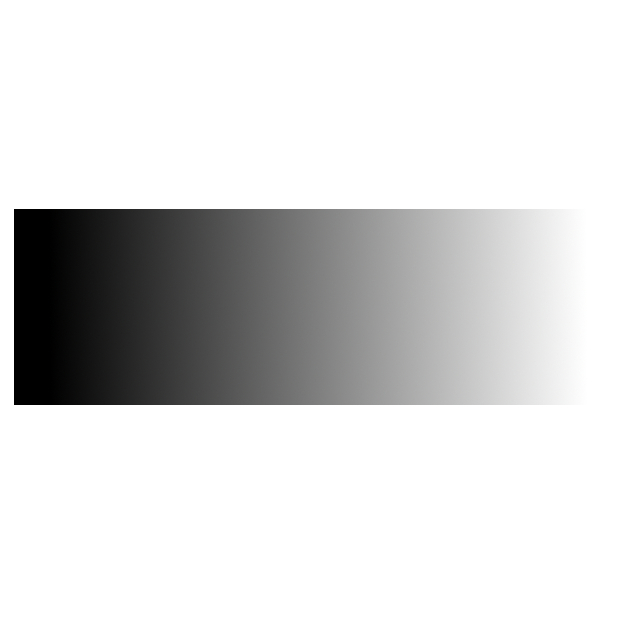
#> input picture test.jpg, 640 x 640 px
$ python hatching_tb.py   (Python 2 division)
#> lines starting #> are read from the running program, lines starting #| are printed output that depends on the picture; after the words box and inside, x2 and y2 are one past the last pixel; in counts of white or black regions, pixels touching at a corner belong together
#
# line segment intersection using vectors
# see Computer Graphics by F.S. Hill
#

import cv2
from numpy import *
import random

#######################################################################
def perp( a ) :
    b = empty_like(a)
    b[0] = -a[1]
    b[1] = a[0]
    return b

# line segment a given by endpoints a1, a2
# line segment b given by endpoints b1, b2
# return
def seg_intersect(a1,a2, b1,b2) :
    flag=1
    if a1[1]>a2[1]:
        if b1[1]>a1[1] or b1[1]<a2[1]:
            flag=0 #no intersection
    if a1[1]<=a2[1]:
        if b1[1]<a1[1] or b1[1]>a2[1]:
            flag=0 #no intersection


    da = a2-a1
    db = b2-b1
    dp = a1-b1
    dap = perp(da)
    denom = dot( dap, db)
    num = dot( dap, dp )
    if denom.astype(float)==0:
        temp=0.000001
    else:
        temp=denom.astype(float)
    return flag, (num / temp)*db + b1

#########################################################################

def rotateImage(image, angle):
  image_center = tuple(array(image.shape[1::-1]) / 2)
  rot_mat = cv2.getRotationMatrix2D(image_center, angle, 1.0)
  result = cv2.warpAffine(image, rot_mat, image.shape[1::-1], flags=cv2.INTER_NEAREST )
  return result


#########################################################################

def hatching( input_img,line_space,line_angle ) :
    inters_array=[]
    inters_array_sorted_list=[]
    global blank_image
    height, width= input_img.shape
    temp_image = zeros((height, width,3), uint8)
    temp_image[:]=(255,255,255)

    hatch_img=rotateImage(input_img, line_angle)
    contours,hierarchy = cv2.findContours(hatch_img, 1, 2)


    print len(contours)
    for cnt in contours:
        area = cv2.contourArea(cnt)
        if area>20:

            polygon= cv2.approxPolyDP(cnt,3,True)

        #for loop in polygon array and drawing
        #for polygon in polygon_sel:
            point_last=polygon[len(polygon)-1]

            if len(polygon)>3:
                    for points in polygon:
                        cv2.line(temp_image, (int(points[0][0]), int(points[0][1])), \
                                 (int(point_last[0][0]), int(point_last[0][1])), (0,0,0), 1)
                        point_last=points

    #create and draw scan line
    for scan_y in range(0,height/line_space):
        h1 = array( [0.0, scan_y*line_space] )
        h2 = array( [width, scan_y*line_space] )

        #for loop in polygon array and find intersections

        for cnt in contours:
            area = cv2.contourArea(cnt)
            if area>20:
                polygon= cv2.approxPolyDP(cnt,3,True)

                point_last=polygon[len(polygon)-1]
                for points in polygon:
                    # [11 lines of commented-out code are left out]


                    p1_x = (points[0][0])
                    p1_y = (points[0][1])
                    p2_x = (point_last[0][0])
                    p2_y = (point_last[0][1])

                    h1_x = (h1[0])
                    h1_y = (h1[1])
                    h2_x = (h2[0])
                    h2_y = (h2[1])

                    if p1_y!=p2_y:

                            ex, inters_point= seg_intersect(array([p1_x, p1_y]), array([p2_x, p2_y]),\
                                                            array([h1_x,h1_y]),array([h2_x,h2_y]))

                            if ex==1:# add to array if intersect
                                inters_array.append(inters_point)

                    point_last=points

        inters_array_sorted=sorted(inters_array,key=lambda l:l[0])
        inters_num=len(inters_array)
        count=0

        inters_array_sorted_list=list(inters_array_sorted)

        #print "before",inters_num

        if inters_num%2==1:
                #print "eme....",inters_array_sorted_list[3][0]
                offset=0
                for p in range(1,inters_num):
                        if abs(inters_array_sorted_list[p-offset][0]-inters_array_sorted_list[p-1-offset][0])<0.00001:
                                #print p
                                #print "before inters", inters_array_sorted_list
                                #print "pop", inters_array_sorted_list[p-offset]
                                inters_array_sorted_list.pop(p-1-offset)
                                #print "after inters", inters_array_sorted_list   ######################
                                offset=offset+1
                                #break

            #print "list",inters_array_sorted_list

        inters_num=len(inters_array_sorted_list)
        #print "after",inters_num
        #count=0
        if inters_num>1 and inters_num%2==0:
            #print inters_array_sorted
            #hatching_point_last=inters_array_sorted[len(inters_array_sorted)-1]
            while count < inters_num-1:
                if count%2==0:
                                        line_color=(0,0,0)
                else:
                    line_color=(255,255,255)
                cv2.line(temp_image, (int(inters_array_sorted_list[count][0]), \
                                       int(inters_array_sorted_list[count][1])), \
                                      (int(inters_array_sorted_list[count+1][0]), \
                                       int(inters_array_sorted_list[count+1][1])), line_color, 1)

                #print count
                count=count+1

            #print inters_array_sorted[0]

        #elif inters_num>1 and inters_num%2==1:# some points are at the same position  ##########################
            #print inters_array_sorted

        #print inters_num,"......................................"
        inters_array=[]
        inters_array_sorted_list=[]

    temp_image=rotateImage(temp_image, -line_angle)
    blank_image = cv2.multiply(blank_image, temp_image)


##########################################################################
inters_xpos_array=[]
#inters_array=[]

img = cv2.imread('test.jpg',0)
#> img: shape (640, 640); min 0, max 255, mean 217.8

#img = cv2.cvtColor(img, cv2.COLOR_BGR2GRAY)
cv2.equalizeHist(img)

cv2.imshow("img",img)

# [6 lines of commented-out code are left out]

blur = cv2.blur(img,(3,3))
height, width= img.shape
#> height = 640; width = 640

blur = cv2.bitwise_not(blur)


blank_image = zeros((height,width,3), uint8)
blank_image[:]=(255,255,255)


#ret,thresh = cv2.threshold(blur,100,255,0)
#hatching( thresh,2,45)

##############################################
ret,thresh = cv2.threshold(blur,5,255,0)
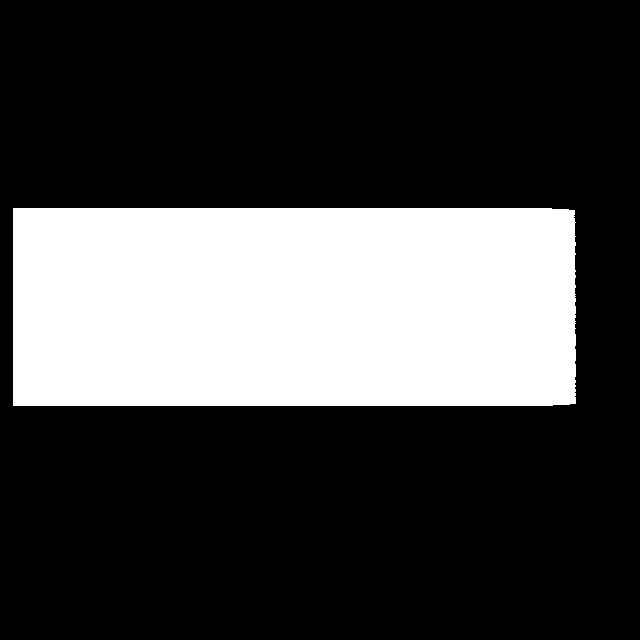
#> thresh: shape (640, 640); 27.2% white; 1 white region
hatching( thresh,1500,0)
#> in hatching, `contours,hierarchy = cv2.findContours(hatch_img, 1, 2)`: contours = 1 contour; box (x1, y1, x2, y2) and area: (13, 208, 576, 406) 110552
#| 1
#> the loop in hatching, `for cnt in contours:` made 1 pass
#> (area, polygon) on pass 1: (110551.5, [[13, 208], [13, 405], [575, 403], [574, 210]])
#> after the loop in hatching, `for cnt in contours:`: temp_image: shape (640, 640, 3); 99.6% white; black in thin lines or dots, all inside (x1, y1, x2, y2) = (13, 208, 576, 406)

ret,thresh = cv2.threshold(blur,35,255,0)
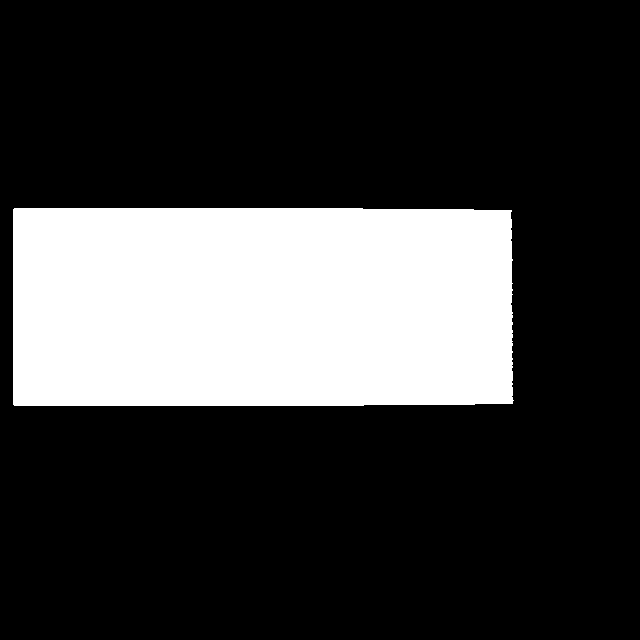
#> thresh: shape (640, 640); 24% white; 1 white region, box (x1, y1, x2, y2) and area: (13, 208, 514, 406) 98478
#cv2.imshow("bin",thresh)
hatching( thresh,6,13)
#> in rotateImage (call 3), `result = cv2.warpAffine(image, rot_mat, image.shape[1::-1], flags=cv2...`: result: shape (640, 640); 24% white; 1 white region
#> in hatching (call 2), `contours,hierarchy = cv2.findContours(hatch_img, 1, 2)`: contours = 1 contour; box (x1, y1, x2, y2) and area: (0, 170, 527, 473) 97741
#| 1
#> the loop in hatching (call 2), `for cnt in contours:` made 1 pass
#> area on pass 1: 97741
#> after the loop in hatching (call 2), `for cnt in contours:`: temp_image: shape (640, 640, 3); 99.7% white; black in thin lines or dots, all inside (x1, y1, x2, y2) = (0, 171, 527, 472)
#> in rotateImage (call 4), `result = cv2.warpAffine(image, rot_mat, image.shape[1::-1], flags=cv2...`: result: shape (640, 640, 3); 86.7% white; 22 black regions (12 under 20 px), largest, box (x1, y1, x2, y2) and area: (0, 0, 514, 405) 19556, (0, 575, 282, 640) 9317, (575, 359, 640, 640) 9252
#> in hatching (call 2), `blank_image = cv2.multiply(blank_image, temp_image)`: blank_image: shape (640, 640, 3); 86.5% white; 4 black regions, box (x1, y1, x2, y2) and area: (0, 0, 576, 406) 27645, (0, 575, 282, 640) 9317, (575, 359, 640, 640) 9252, (359, 0, 640, 65) 9249

#ret,thresh = cv2.threshold(blur,45,255,0)
#cv2.imshow("bin",thresh)
#hatching( thresh,6,23 )

ret,thresh = cv2.threshold(blur,65,255,0)
#> thresh: shape (640, 640); 20.9% white; 1 white region, box (x1, y1, x2, y2) and area: (13, 208, 450, 406) 85645
#cv2.imshow("bin",thresh)
hatching( thresh,5,20)
#> in rotateImage (call 5), `result = cv2.warpAffine(image, rot_mat, image.shape[1::-1], flags=cv2...`: result: shape (640, 640); 20.9% white; 1 white region, box (x1, y1, x2, y2) and area: (0, 173, 471, 505) 85574
#| 1
#> after the loop in hatching (call 3), `for cnt in contours:`: temp_image: shape (640, 640, 3); 99.7% white; black in thin lines or dots, all inside (x1, y1, x2, y2) = (0, 173, 471, 504)
#> in rotateImage (call 6), `result = cv2.warpAffine(image, rot_mat, image.shape[1::-1], flags=cv2...`: result: shape (640, 640, 3); 83.3% white; 48 black regions (29 under 20 px), largest, box (x1, y1, x2, y2) and area: (0, 0, 451, 390) 17594, (0, 544, 263, 640) 12699, (544, 378, 640, 640) 12603
#> in hatching (call 3), `blank_image = cv2.multiply(blank_image, temp_image)`: blank_image: shape (640, 640, 3); 79.5% white; 4 black regions, box (x1, y1, x2, y2) and area: (0, 0, 576, 406) 45566, (0, 544, 282, 640) 12824, (544, 359, 640, 640) 12728, (359, 0, 640, 96) 12712

ret,thresh = cv2.threshold(blur,100,255,0)
#> thresh: shape (640, 640); 17.2% white; 1 white region, box (x1, y1, x2, y2) and area: (14, 209, 377, 405) 70619
#cv2.imshow("bin1",thresh)
hatching( thresh,4,-20 )
#> in rotateImage (call 7), `result = cv2.warpAffine(image, rot_mat, image.shape[1::-1], flags=cv2...`:
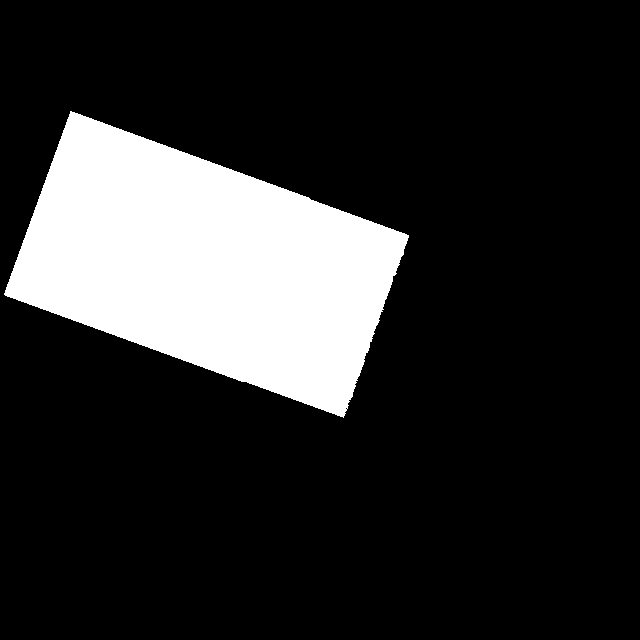
#> result: shape (640, 640); 17.2% white; 1 white region, box (x1, y1, x2, y2) and area: (4, 111, 409, 418) 70625
#| 2
#> after the loop in hatching (call 4), `for cnt in contours:`: temp_image: shape (640, 640, 3); 99.7% white; black in thin lines or dots, all inside (x1, y1, x2, y2) = (4, 111, 409, 418)
#> in rotateImage (call 8), `result = cv2.warpAffine(image, rot_mat, image.shape[1::-1], flags=cv2...`: result: shape (640, 640, 3); 83.2% white; 31 black regions (13 under 20 px), largest, box (x1, y1, x2, y2) and area: (544, 0, 640, 263) 12699, (0, 0, 263, 96) 12683, (378, 544, 640, 640) 12603
#> in hatching (call 4), `blank_image = cv2.multiply(blank_image, temp_image)`: blank_image: shape (640, 640, 3); 70.9% white; 4 black regions, box (x1, y1, x2, y2) and area: (0, 0, 576, 406) 63292, (359, 0, 640, 263) 18662, (0, 378, 282, 640) 18662, (378, 359, 640, 640) 18605
#blank_image=rotateImage(blank_image, 25)

ret,thresh = cv2.threshold(blur,130,255,0)
#> thresh: shape (640, 640); 14.2% white; 1 white region, box (x1, y1, x2, y2) and area: (14, 209, 314, 405) 58166
#cv2.imshow("bin2",thresh)
hatching( thresh,4,-15 )
#> in rotateImage (call 9), `result = cv2.warpAffine(image, rot_mat, image.shape[1::-1], flags=cv2...`: result: shape (640, 640); 14.2% white; 1 white region, box (x1, y1, x2, y2) and area: (3, 134, 341, 399) 58166
#| 1
#> after the loop in hatching (call 5), `for cnt in contours:`: temp_image: shape (640, 640, 3); 99.8% white; black in thin lines or dots, all inside (x1, y1, x2, y2) = (3, 134, 341, 399)
#> in rotateImage (call 10), `result = cv2.warpAffine(image, rot_mat, image.shape[1::-1], flags=cv2...`: result: shape (640, 640, 3); 86.2% white; 13 black regions (7 under 20 px), largest, box (x1, y1, x2, y2) and area: (13, 210, 314, 405) 12937, (566, 0, 640, 277) 10387, (0, 0, 276, 74) 10376, (364, 566, 640, 640) 10313, (0, 365, 74, 640) 10302, (14, 209, 253, 276) 2266
#> in hatching (call 5), `blank_image = cv2.multiply(blank_image, temp_image)`: blank_image: shape (640, 640, 3); 69% white; 4 black regions, box (x1, y1, x2, y2) and area: (0, 0, 576, 406) 70730, (0, 365, 282, 640) 18766, (359, 0, 640, 277) 18765, (364, 359, 640, 640) 18708
#blank_image=rotateImage(blank_image, 35)

ret,thresh = cv2.threshold(blur,160,255,0)
#> thresh: shape (640, 640); 11.2% white; 1 white region, box (x1, y1, x2, y2) and area: (14, 209, 251, 405) 45723
#cv2.imshow("bin2",thresh)
hatching( thresh,3,-5 )
#> in rotateImage (call 11), `result = cv2.warpAffine(image, rot_mat, image.shape[1::-1], flags=cv2...`: result: shape (640, 640); 11.2% white; 1 white region, box (x1, y1, x2, y2) and area: (8, 183, 259, 397) 45722
#| 1
#> the loop in hatching (call 6), `for cnt in contours:` made 1 pass
#> after the loop in hatching (call 6), `for cnt in contours:`: temp_image: shape (640, 640, 3); 99.8% white; black in thin lines or dots, all inside (x1, y1, x2, y2) = (9, 184, 258, 397)
#> after the loop in hatching (call 6), `for scan_y in range(0,height/line_space):`:
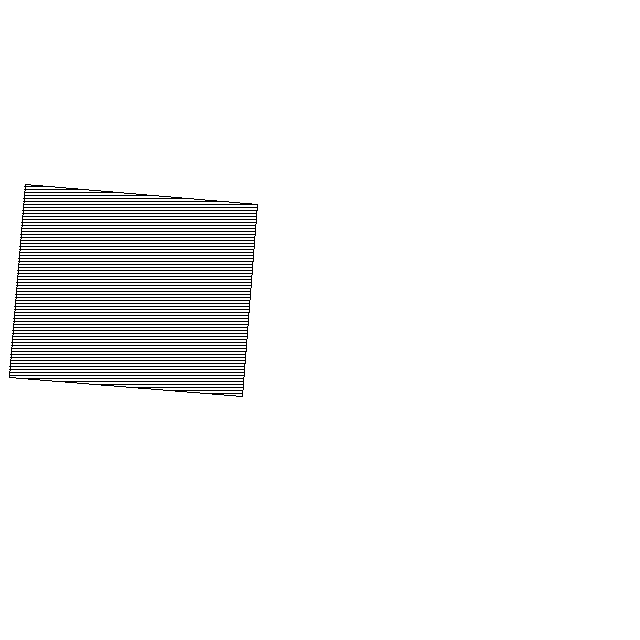
#> temp_image: shape (640, 640, 3); 96.2% white; black in thin lines or dots, all inside (x1, y1, x2, y2) = (9, 184, 258, 397)
#> in rotateImage (call 12), `result = cv2.warpAffine(image, rot_mat, image.shape[1::-1], flags=cv2...`: result: shape (640, 640, 3); 92.2% white; 5 black regions, box (x1, y1, x2, y2) and area: (13, 209, 250, 405) 15760, (613, 0, 640, 301) 4112, (0, 0, 301, 27) 4108, (340, 613, 640, 640) 4085, (0, 340, 27, 640) 4081
#> in hatching (call 6), `blank_image = cv2.multiply(blank_image, temp_image)`: blank_image: shape (640, 640, 3); 67.6% white; 4 black regions, box (x1, y1, x2, y2) and area: (0, 0, 576, 406) 76462, (0, 340, 282, 640) 18817, (359, 0, 640, 301) 18816, (340, 359, 640, 640) 18759
#blank_image=rotateImage(blank_image, 35)

ret,thresh = cv2.threshold(blur,200,255,0)
#> thresh: shape (640, 640); 7.1% white; 1 white region, box (x1, y1, x2, y2) and area: (15, 210, 166, 404) 29078
#cv2.imshow("bin2",thresh)
hatching( thresh,2,8)
#> in rotateImage (call 13), `result = cv2.warpAffine(image, rot_mat, image.shape[1::-1], flags=cv2...`: result: shape (640, 640); 7.1% white; 1 white region, box (x1, y1, x2, y2) and area: (3, 233, 179, 446) 29077
#| 1
#> the loop in hatching (call 7), `for cnt in contours:` made 1 pass
#> after the loop in hatching (call 7), `for cnt in contours:`: temp_image: shape (640, 640, 3); 99.8% white; black in thin lines or dots, all inside (x1, y1, x2, y2) = (3, 233, 178, 446)
#> after the loop in hatching (call 7), `for scan_y in range(0,height/line_space):`:
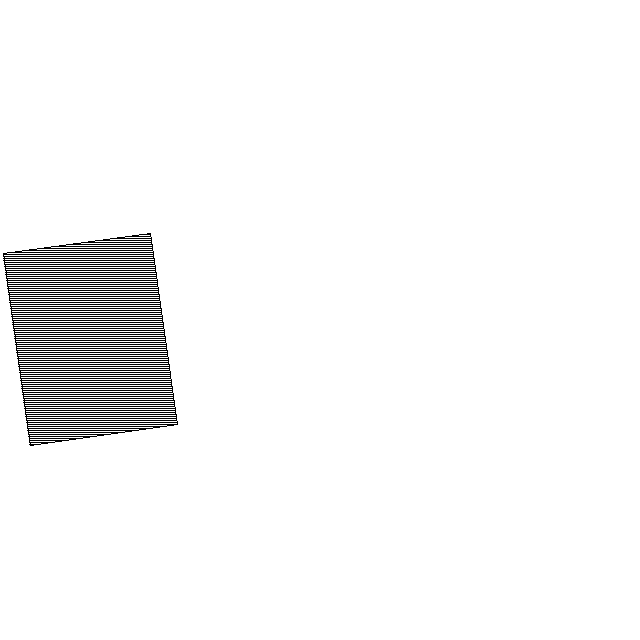
#> temp_image: shape (640, 640, 3); 96.4% white; black in thin lines or dots, all inside (x1, y1, x2, y2) = (3, 233, 178, 446)
#> in rotateImage (call 14), `result = cv2.warpAffine(image, rot_mat, image.shape[1::-1], flags=cv2...`: result: shape (640, 640, 3); 90.3% white; 5 black regions, box (x1, y1, x2, y2) and area: (14, 209, 165, 405) 14906, (0, 598, 295, 640) 6246, (0, 0, 42, 295) 6243, (598, 346, 640, 640) 6204, (346, 0, 640, 42) 6201
#> in hatching (call 7), `blank_image = cv2.multiply(blank_image, temp_image)`: blank_image: shape (640, 640, 3); 66.6% white; 4 black regions, box (x1, y1, x2, y2) and area: (0, 0, 576, 406) 80157, (346, 0, 640, 301) 18852, (0, 340, 295, 640) 18851, (340, 346, 640, 640) 18793

ret,thresh = cv2.threshold(blur,220,255,0)
#> thresh: shape (640, 640); 5.1% white; 1 white region, box (x1, y1, x2, y2) and area: (15, 210, 124, 404) 20904
#cv2.imshow("bin2",thresh)
hatching( thresh,2,-35)
#> in rotateImage (call 15), `result = cv2.warpAffine(image, rot_mat, image.shape[1::-1], flags=cv2...`: result: shape (640, 640); 5.1% white; 1 white region, box (x1, y1, x2, y2) and area: (22, 55, 222, 276) 20910
#| 1
#> the loop in hatching (call 8), `for cnt in contours:` made 1 pass
#> after the loop in hatching (call 8), `for cnt in contours:`: temp_image: shape (640, 640, 3); 99.9% white; black in thin lines or dots, all inside (x1, y1, x2, y2) = (22, 55, 222, 276)
#> after the loop in hatching (call 8), `for scan_y in range(0,height/line_space):`:
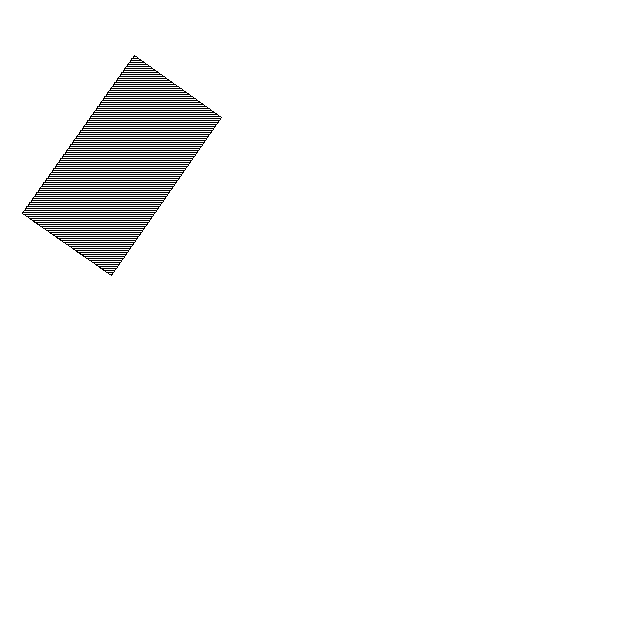
#> temp_image: shape (640, 640, 3); 97.4% white; black in thin lines or dots, all inside (x1, y1, x2, y2) = (22, 55, 222, 276)
#> in rotateImage (call 16), `result = cv2.warpAffine(image, rot_mat, image.shape[1::-1], flags=cv2...`: result: shape (640, 640, 3); 80.9% white; 5 black regions, box (x1, y1, x2, y2) and area: (486, 0, 640, 219) 16911, (0, 0, 219, 153) 16856, (422, 487, 640, 640) 16757, (0, 422, 153, 640) 16703, (14, 209, 124, 405) 10823
#> in hatching (call 8), `blank_image = cv2.multiply(blank_image, temp_image)`:
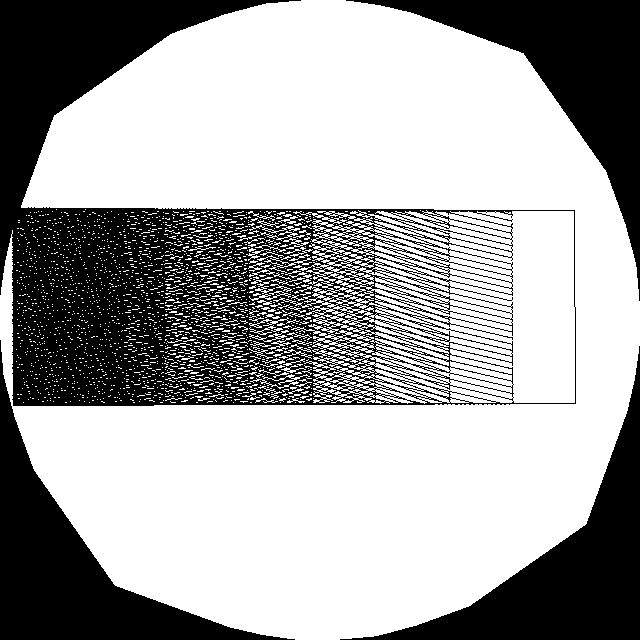
#> blank_image: shape (640, 640, 3); 64.4% white; 4 black regions, box (x1, y1, x2, y2) and area: (0, 0, 576, 406) 83486, (346, 0, 640, 301) 20879, (0, 340, 295, 640) 20789, (340, 346, 640, 640) 20774

####################################################
##blank_image=cv2.multiply(blank_image, img_edge )

cv2.imshow("poly",blank_image)
cv2.waitKey(0)
cv2.imwrite("hatching.jpg", blank_image)
